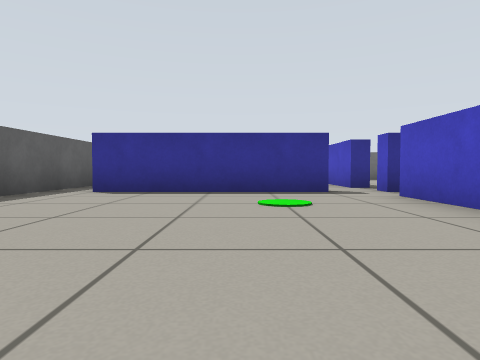
View 1 (above)

16 first-person views from a walk through a world built for the Gazebo simulator. The camera is 0.39 m above the floor, tilts 2° down and sees 75° across. The floor is counted in squares, 1 m on a side. Each view is taken from the middle of a square. On the plan, view 1 faces up. The plan holds only what a view shows up to about 9 squares ahead; the rest is blank.

View 2
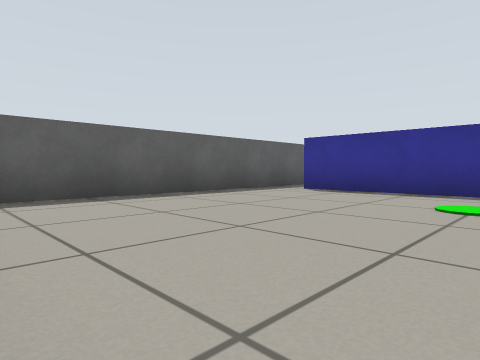

View 3
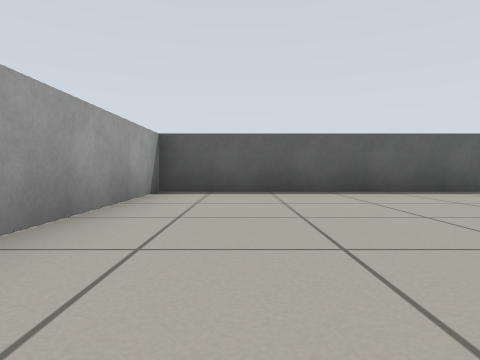

View 4
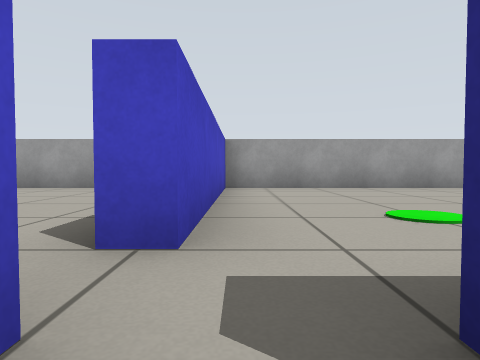

View 5
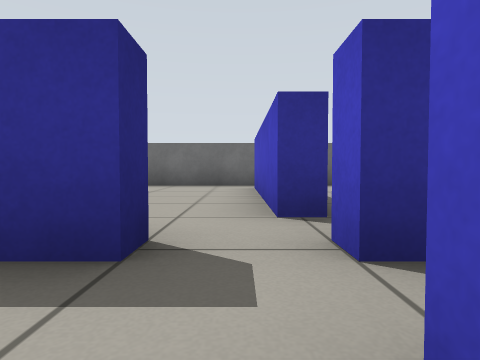

View 6
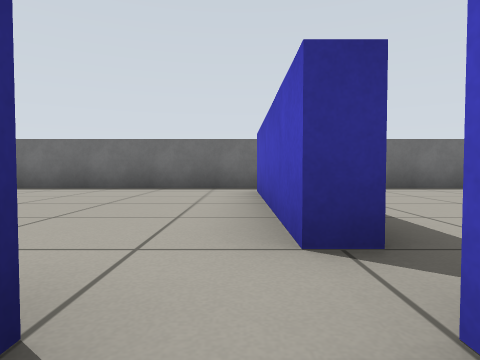

View 7
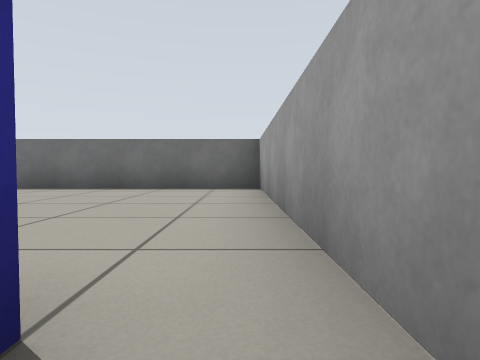

View 8
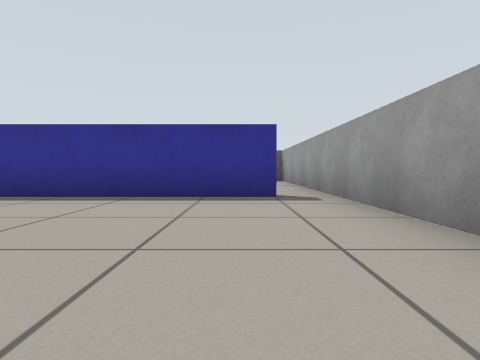

View 9
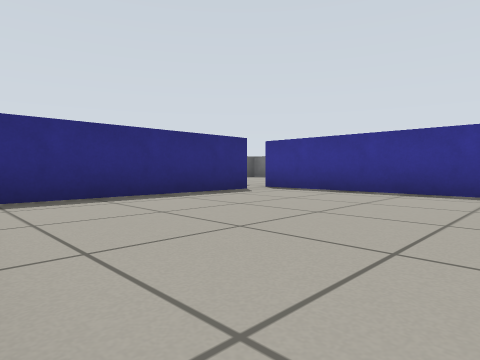

View 10
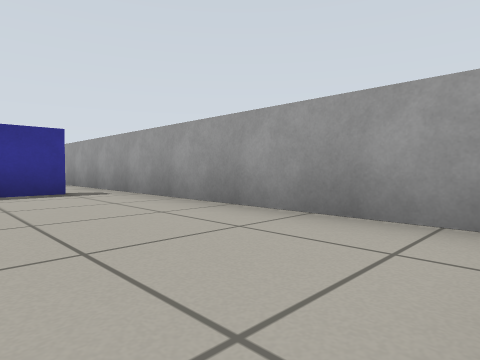

View 11
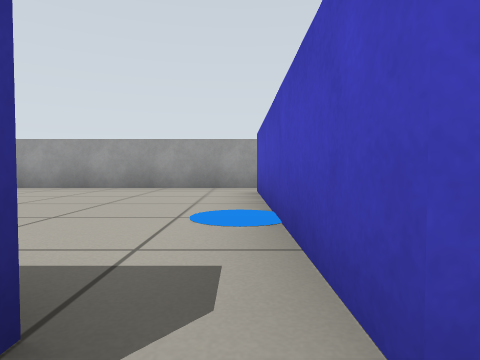

View 12
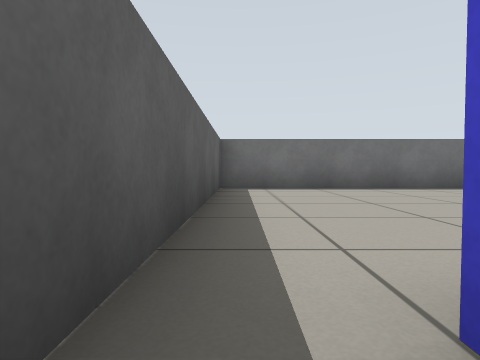

View 13
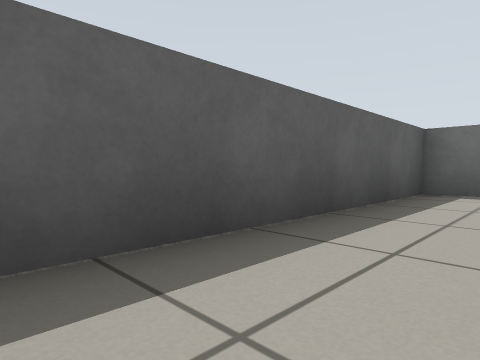

View 14
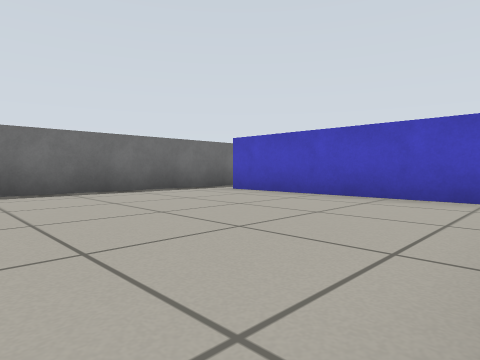

View 15
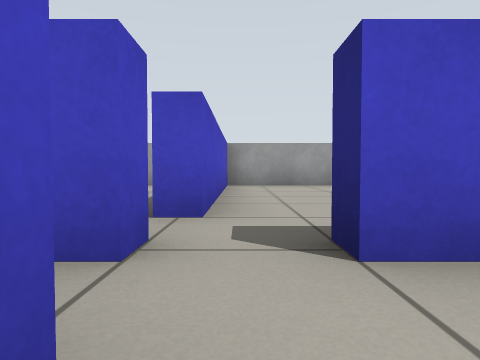

View 16
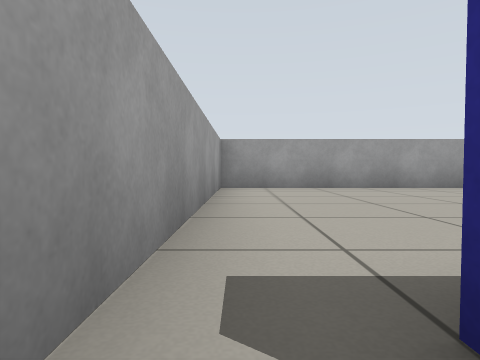

### Floor plan
Ten units are one square. View 1 is at (0, 0); x grows to the right and y downward. Boxes are objects, and circles mark ways between rooms. Rooms are numbered by the first view taken in them; rooms with no view inside come last. Other rooms are left out.
<svg viewBox="-39 -119 128 128">
<path fill="none" stroke="#000" d="M-34 -55 -34 4 23 4 23 -45M15 -57 15 -53 -25 -53M9 -57 15 -57M25 -114 -34 -114 -34 -55M28 -65 23 -65 23 -105M25 -53 25 -57M34 4 84 4 84 -55M75 -57 75 -53 25 -53M27 -45 27 -5M84 -55 84 -114 25 -114M25 -57 75 -57M23 -45 27 -45"/>
<circle cx="-30" cy="-50" r="3" fill="#2a7"/>
<circle cx="20" cy="-50" r="3" fill="#2a7"/>
<circle cx="30" cy="-110" r="3" fill="#2a7"/>
<circle cx="30" cy="-60" r="3" fill="#2a7"/>
<circle cx="80" cy="-50" r="3" fill="#2a7"/>
<text x="-10" y="-20">1</text>
<text x="-10" y="-90">2</text>
<text x="60" y="-20">3</text>
<text x="60" y="-90">4</text>
</svg>
Room 1 opens to room 2. Room 2 opens to room 4. Room 3 opens to room 4.

Where each view was taken, in squares from view 1:
view 1: 0 up, 0 right, facing up
view 2: 0 up, 1 right, facing up-left
view 3: 1 up, 2 right, facing left
view 4: 6 up, 2 right, facing down
view 5: 4 up, 2 right, facing up
view 6: 5 up, 2 right, facing up
view 7: 5 up, 8 right, facing up
view 8: 1 up, 7 right, facing up
view 9: 0 up, 7 right, facing up-left
view 10: 0 up, 6 right, facing up-right
view 11: 6 up, 2 right, facing right
view 12: 5 up, 3 left, facing up
view 13: 6 up, 2 left, facing up-left
view 14: 6 up, 2 left, facing up-right
view 15: 7 up, 2 right, facing down
view 16: 6 up, 8 right, facing down
